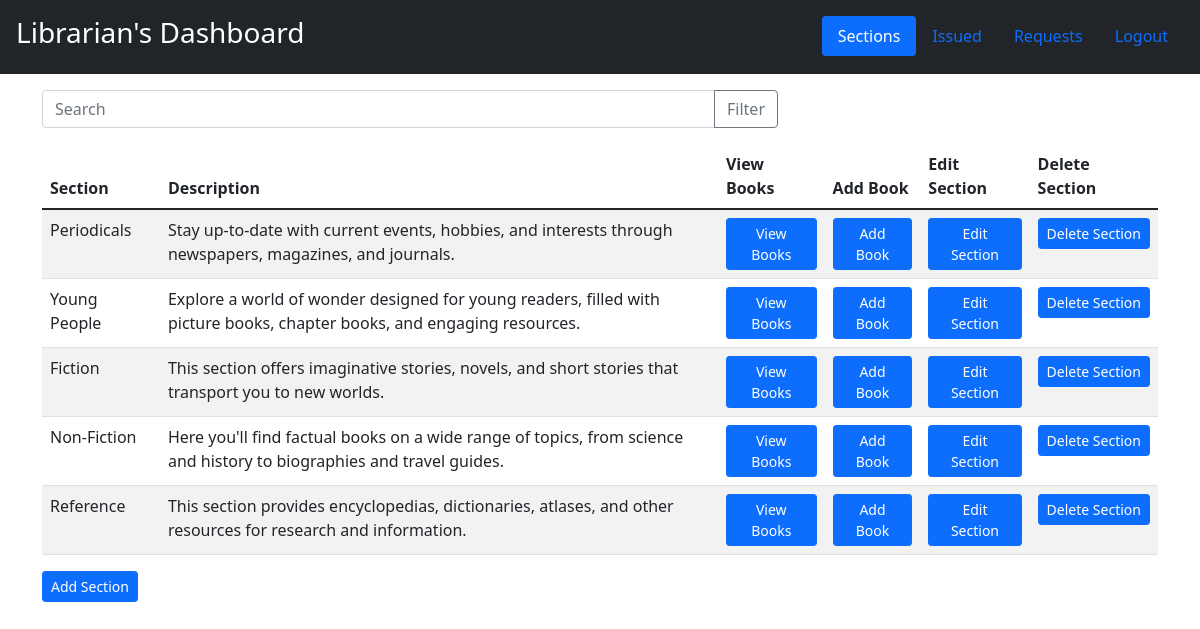
The page /admin on the database its author committed.
### app.py (models this page shows)
class Section(db.Model):
    __tablename__='section'
    ID=db.Column(db.Integer,primary_key=True, autoincrement=True)
    Name=db.Column(db.String)
    Desc=db.Column(db.String)

### app.py (the view)
@app.route('/admin',methods=["GET","POST"])
def admin():
    if(request.method=="GET"):
        data=Section.query.all()
    else:
        p=request.form["p"]
        data=Section.query.filter(Section.Name.like(f"%{p}%")).all()
    return render_template("L_Dash.html",sections=data)

### templates/L_Dash.html (shortened to what this page needs)
<!DOCTYPE html>
<html lang="en">
<head>
  <link href="https://cdn.jsdelivr.net/npm/bootstrap@5.1.3/dist/css/bootstrap.min.css" rel="stylesheet">
</head>
<body>
  <header class="bg-dark text-white p-3">
    <div class="d-flex justify-content-between">
      <h1 class="h3">Librarian's Dashboard</h1>
      <ul class="nav nav-pills">
        <li class="nav-item">
            <a class="nav-link active" href="/admin">Sections</a>
        </li>
        <li class="nav-item">
          <a class="nav-link " href="/admin/issued">Issued</a>
      </li>
        <li class="nav-item">
            <a class="nav-link " href="/admin/requests">Requests</a>
        </li>
        <li class="nav-item">
          <a class="nav-link" href="/">Logout</a>
        </li>
      </ul>
    </div>
  </header>
  <main class="container mt-3">
    <div class="row">
      <div class="col-md-8">
        <form action="/admin" method="POST">
          <div class="input-group mb-3">
            <input name="p" type="text" class="form-control" placeholder="Search" aria-label="Search">
            <button class="btn btn-outline-secondary" type="submit">Filter</button>
          </div>
        </form>
      </div>
    </div>
    <table class="table table-striped">
      <thead>
        <tr>
          <th scope="col">Section</th>
          <th scope="col" style="width: 50%">Description</th>
          <th scope="col">View Books</th>
          <th scope="col">Add Book</th>
          <th scope="col">Edit Section</th>
          <th scope="col">Delete Section</th>
        </tr>
      </thead>
      <tbody>
        {% for i in sections %}
        <tr>
          <td>{{i["Name"]}}</td>
          <td >{{i["Desc"]}}</td>
          <td>
            <a href="/admin/view/{{i["ID"]}}" type="button" class="btn btn-primary btn-sm">View Books</a>
          </td>
          <td>
            <a href="/admin/add/{{i["ID"]}}" type="button" class="btn btn-primary btn-sm">Add Book</a>
          </td>
          <td>
            <a href="/admin/edits/{{i["ID"]}}" type="button" class="btn btn-primary btn-sm">Edit Section</a>
          </td>
          <td>
            <a href="/admin/deletes/{{i["ID"]}}" type="button" class="btn btn-primary btn-sm">Delete Section</a>
          </td>
        </tr>
        {% endfor %}
      </tbody>
    </table>
    <a href="/admin/adds" type="button" class="btn btn-primary btn-sm">Add Section</a>
  </main>
</body>
</html>

### rows shown on the page
Section: Name "Periodicals", Desc "Stay up-to-date with current events, hobbies, and interests through newspapers, magazines, and journals."
Section: Name "Young People", Desc "Explore a world of wonder designed for young readers, filled with picture books, chapter books, and engaging resources."
Section: Name "Fiction", Desc "This section offers imaginative stories, novels, and short stories that transport you to new worlds."
Section: Name "Non-Fiction", Desc "Here you'll find factual books on a wide range of topics, from science and history to biographies and travel guides."
Section: Name "Reference", Desc "This section provides encyclopedias, dictionaries, atlases, and other resources for research and information."
